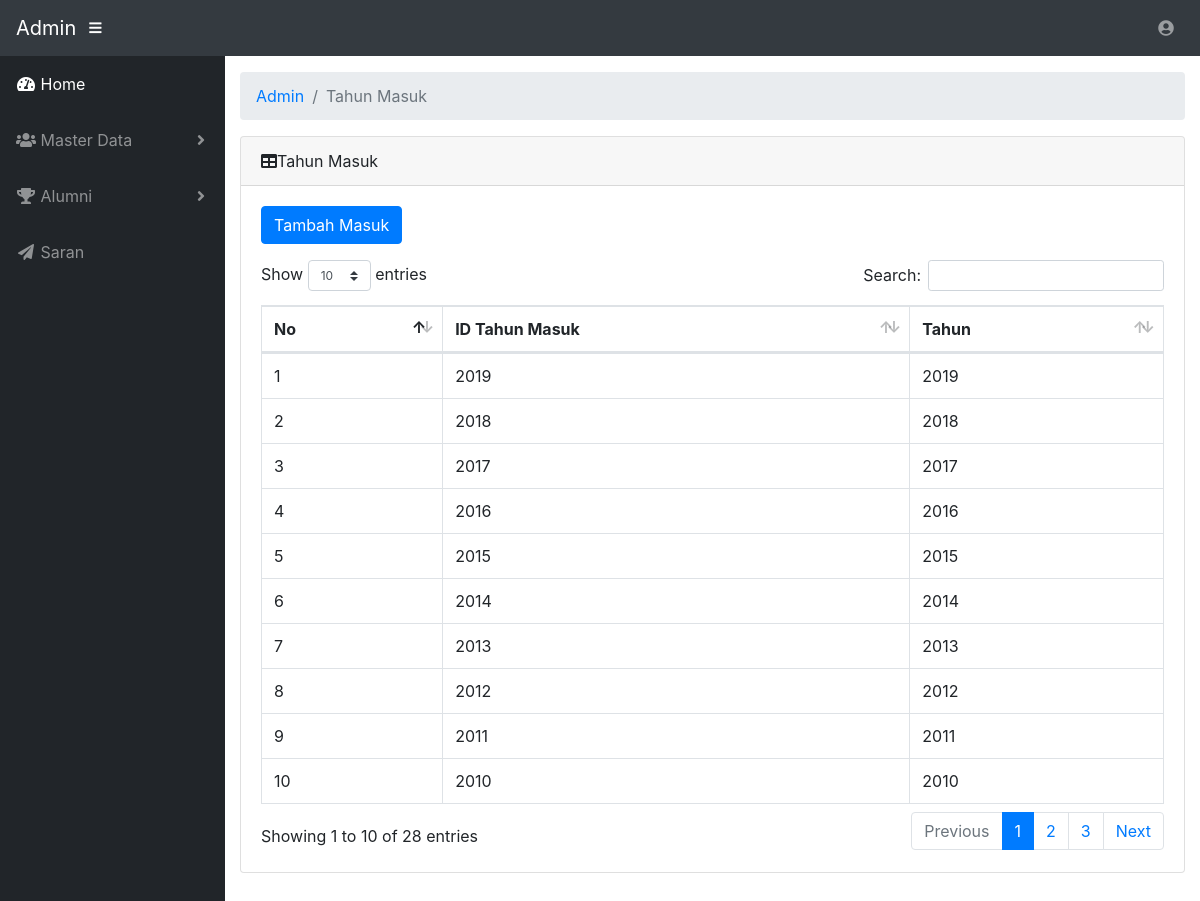
The app's page /Aplikasi/index.php/admin/htmasuk with its own data.
### tables this page shows
CREATE TABLE `tahun_masuk` (
  `id_masuk` int(11) NOT NULL,
  `tahun` int(11) NOT NULL
);

### Aplikasi/application/controllers/admin.php (called while the page is built, shortened)
<?php
class admin extends CI_Controller {
	function __construct()
	{
				$this->load->model('saran');
				$this->load->model('biodata');
				$this->load->model('tmasuk');
				$this->load->model('pekerjaan');
	}
	public function htmasuk()
	{
		$header['menu']='Tahun Masuk';
		$header['username'] = $this->session->userdata('nama');
		$data['tmasuk']=$this->tmasuk->ambil_tmasuk();
		$data['tbaru']=$this->tmasuk->maxthnid();
		$this->load->view('layout/admin/header',$header);
		$this->load->view('admin/tmasuk/show',$data);
		$this->load->view('layout/admin/footer');
	}
}

### Aplikasi/index.php (called while the page is built, shortened)
<?php
require_once BASEPATH.'core/CodeIgniter.php';

### Aplikasi/application/models/tmasuk.php (called while the page is built, shortened)
<?php
class tmasuk extends CI_Model {
	public function ambil_tmasuk()
	{
		return $this->db->order_by('id_masuk','DESC')->get('tahun_masuk')->result_array();
	}
	public function maxthnid()
  {
    $this->db->select('RIGHT(tahun_masuk.id_masuk,4)as kode',FALSE);
    $this->db->order_by('id_masuk','desc');
    $this->db->limit(1);
    $query = $this->db->get('tahun_masuk');
    if($query->num_rows()<>0)
      {
        $data = $query->row();
        $kode = intval($data->kode)+1;
      }else{
        $kode = 1992;
      }
      $kodemax=str_pad($kode,4,"0",STR_PAD_LEFT);
      return $kodemax;
  }
}
?>

### Aplikasi/application/views/admin/tmasuk/show.php (the view, shortened to what this page needs)
<div class="card mb-3">
  <div class="card-header"><i class="fas fa-table"></i>Tahun Masuk</div>
    <div class="card-body">
      <form action="<?= site_url('admin/proses_ttahun');?>" method="post">
        <button class="btn btn-primary">Tambah Masuk</button>
      </form>
      <div class="table-responsive">
        <table class="table table-bordered" id="dataTable" width="100%" cellspacing="0">
          <thead>
            <tr>
              <th>No</th>
              <th>ID Tahun Masuk</th>
              <th>Tahun</th>
            </tr>
          </thead>
          <tbody>
            <?php
              $no = 1;
              foreach ($tmasuk as $j ) { ?>
            <tr>
              <td><?= $no++;?></td>
              <td><?= $j['id_masuk'];?></td>
              <td><?= $j['tahun'];?></td>
            </tr>
            <?php } ?>
          </tbody>
        </table>
      </div>
    </div>
  </div>

### Aplikasi/application/views/layout/admin/header.php (shortened to what this page needs)
<html>
<head>
    <link href="<?php echo base_url('assets/template/vendor/bootstrap/css/bootstrap.min.css');?>" rel="stylesheet">
    <link href="<?php echo base_url('assets/template/vendor/fontawesome-free/css/all.min.css');?>" rel="stylesheet" type="text/css">
    <link href="<?php echo base_url('assets/template/vendor/datatables/dataTables.bootstrap4.css');?>" rel="stylesheet">
    <link href="<?php echo base_url('assets/template/css/sb-admin.css');?>" rel="stylesheet">
</head>
<body id="page-top">
  <nav class="navbar navbar-expand navbar-dark bg-dark static-top">
      <a class="navbar-brand mr-1" href="#">Admin</a>
      <button class="btn btn-link btn-sm text-white order-1 order-sm-0" id="sidebarToggle" href="#">
        <i class="fas fa-bars"></i>
      </button>
      <ul class="navbar-nav ml-auto ml-md-0">
        <li class="nav-item dropdown no-arrow">
          <a class="nav-link dropdown-toggle" href="#" id="userDropdown" role="button" data-toggle="dropdown" aria-haspopup="true" aria-expanded="false">
            <i class="fas fa-user-circle fa-fw"></i>
          </a>
        </li>
      </ul>
    </nav>
  <div id="wrapper">
        <ul class="sidebar navbar-nav">
          <li class="nav-item active">
            <a class="nav-link" href="<?php echo site_url('admin');?>">
              <i class="fas fa-fw fa-tachometer-alt"></i>
              <span>Home</span>
            </a>
          </li>
          <li class="nav-item dropdown">
          <a class="nav-link dropdown-toggle" href="#" id="pagesDropdown" role="button" data-toggle="dropdown" aria-haspopup="true" aria-expanded="false">
            <i class="fas fa-fw fa-users"></i>
            <span>Master Data</span>
          </a>
        </li>
        <li class="nav-item dropdown">
        <a class="nav-link dropdown-toggle" href="#" id="pagesDropdown" role="button" data-toggle="dropdown" aria-haspopup="true" aria-expanded="false">
          <i class="fas fa-fw fa-trophy"></i>
          <span>Alumni</span>
        </a>
      </li>
          <li class="nav-item">
            <a class="nav-link" href="<?php echo site_url('admin/kotak_saran');?>">
              <i class="fas fa-fw fa-paper-plane"></i>
              <span>Saran</span></a>
          </li>
        </ul>
        <div id="content-wrapper">
        <div class="container-fluid">
          <ol class="breadcrumb">
            <li class="breadcrumb-item">
              <a href="#">Admin</a>
            </li>
            <li class="breadcrumb-item active"><?php echo $menu;?></li>
          </ol>

### Aplikasi/application/views/layout/admin/footer.php (shortened to what this page needs)
</div>
</div>
</div>
</body>
</html>

### Aplikasi/assets/template/css/sb-admin.css (style rules this page uses)
html { position: relative; min-height: 100%; }
body { height: 100%; }
#wrapper { display: -webkit-box; display: -ms-flexbox; display: flex; }
#wrapper #content-wrapper { overflow-x: hidden; width: 100%; padding-top: 1rem; padding-bottom: 80px; }
.navbar-nav .nav-item.active .nav-link { color: #fff; }
.navbar-nav .nav-item.dropdown .dropdown-toggle::after { width: 1rem; text-align: center; float: right; vertical-align: 0; border: 0; font-weight: 900; content: '\f105'; font-family: 'Font Awesome 5 Free'; }
.navbar-nav .nav-item.dropdown.no-arrow .dropdown-toggle::after { display: none; }
.sidebar { width: 90px !important; background-color: #212529; min-height: calc(100vh - 56px); }
.sidebar .nav-item:last-child { margin-bottom: 1rem; }
.sidebar .nav-item .nav-link { text-align: center; padding: 0.75rem 1rem; width: 90px; }
.sidebar .nav-item .nav-link span { font-size: 0.65rem; display: block; }
.sidebar .nav-item.dropdown .dropdown-toggle::after { display: none; }
.sidebar .nav-item .nav-link { color: rgba(255, 255, 255, 0.5); }
@media (min-width: 768px) { .sidebar { width: 225px !important; } }
@media (min-width: 768px) { .sidebar .nav-item .nav-link { display: block; width: 100%; text-align: left; padding: 1rem; width: 225px; } }
@media (min-width: 768px) { .sidebar .nav-item .nav-link span { font-size: 1rem; display: inline; } }
@media (min-width: 768px) { .sidebar .nav-item.dropdown .dropdown-toggle::after { display: block; } }
:root { --input-padding-x: 0.75rem; --input-padding-y: 0.75rem; }

### records on screen
tahun_masuk: id_masuk "2019", tahun "2019"
tahun_masuk: id_masuk "2018", tahun "2018"
tahun_masuk: id_masuk "2017", tahun "2017"
tahun_masuk: id_masuk "2016", tahun "2016"
tahun_masuk: id_masuk "2015", tahun "2015"
tahun_masuk: id_masuk "2014", tahun "2014"
tahun_masuk: id_masuk "2013", tahun "2013"
tahun_masuk: id_masuk "2012", tahun "2012"
tahun_masuk: id_masuk "2011", tahun "2011"
tahun_masuk: id_masuk "2010", tahun "2010"

### other values on screen
$menu "Tahun Masuk"
